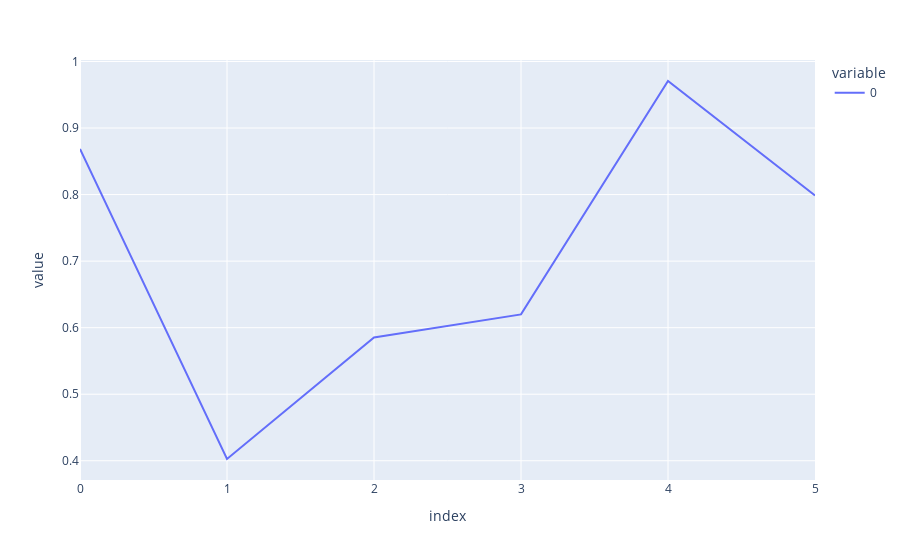

Notebook code cell kept with this figure:
### Markdown cell above
# Recall on Train

### Code cell
px.line(recall_score(train_['label'], train_['prediction'], average=None))

### Figure 1 — Plotly figure (JSON) as saved in the notebook; plotly's stock layout.template omitted (floating-point values rounded to 4 significant figures)
{"data": [{"hovertemplate": "variable=0<br>index=%{x}<br>value=%{y}<extra></extra>", "legendgroup": "0", "line": {"color": "#636efa", "dash": "solid"}, "marker": {"symbol": "circle"}, "mode": "lines", "name": "0", "orientation": "v", "showlegend": true, "type": "scatter", "x": [0, 1, 2, 3, 4, 5], "xaxis": "x", "y": [0.8687, 0.4027, 0.5853, 0.62, 0.9707, 0.7987], "yaxis": "y"}], "layout": {"legend": {"title": {"text": "variable"}, "tracegroupgap": 0}, "margin": {"t": 60}, "xaxis": {"anchor": "y", "domain": [0, 1], "title": {"text": "index"}}, "yaxis": {"anchor": "x", "domain": [0, 1], "title": {"text": "value"}}}}
